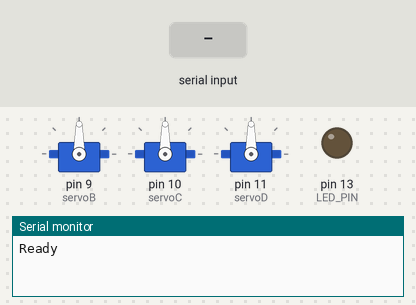
A sketch run on a simulated Arduino Uno, built with avr-gcc and run on an emulated ATmega328P. Shown: 3 × servo, output pins drawn as LEDs (lit = HIGH), the last lines printed to the serial monitor. The test bench sets the inputs (shaded band).

Above: at 1.2 s.
1.3 s: "1\n" received over Serial
At 3.4 s:
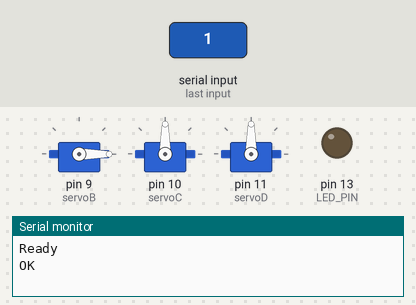
4.3 s: byte 51 ('3') received over Serial
At 6.9 s:
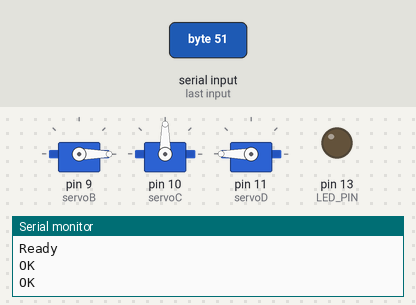
7.3 s: byte 48 ('0') received over Serial
At 7.45 s:
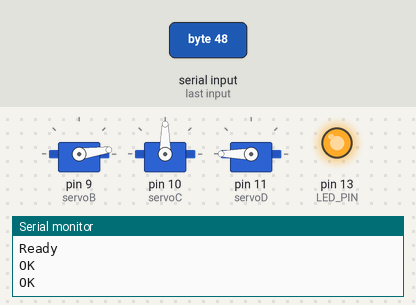
10.3 s: "3\n" received over Serial
At 12.6 s:
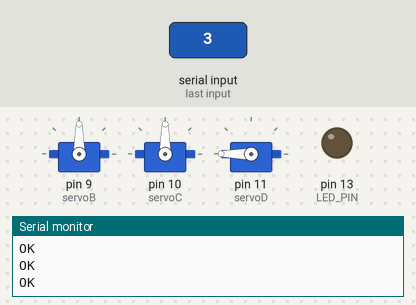
Timing chart, 0 to 14.1 s (numbered marks = the images above; inputs shaded):
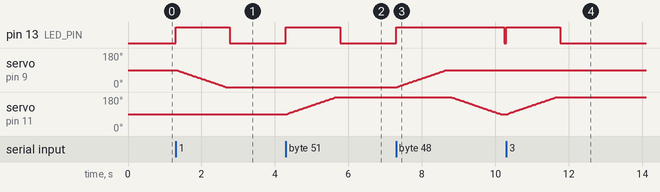

Measured:
- after the input at 1.3 s, pin 13 (LED_PIN): LOW → HIGH at once, → LOW 1.5 s later; servo on pin 9 (servoB): moves from 90° to 0° over 1.3 s, starting at once
- after the input at 4.3 s, pin 13 (LED_PIN): LOW → HIGH at once, → LOW 1.5 s later; servo on pin 11 (servoD): moves from 90° to 180° over 1.3 s, starting at once
- after the input at 7.3 s, pin 13 (LED_PIN): LOW → HIGH at once, → LOW 2.9 s later; servo on pin 9 (servoB): moves from 0° to 90° over 1.3 s, starting at once; servo on pin 11 (servoD): moves from 180° to 90° over 1.4 s, starting after 1.5 s
- after the input at 10.3 s, pin 13 (LED_PIN): LOW → HIGH at once, → LOW 1.5 s later; servo on pin 11 (servoD): moves from 90° to 180° over 1.3 s, starting at once

The sketch:

sort_controller.ino
```cpp
#include <Servo.h>

Servo servoB;  // Зона B (пин 9)
Servo servoC;  // Зона C (пин 10)
Servo servoD;  // Зона D (пин 11)

const int LED_PIN = LED_BUILTIN;

void setup() {
  Serial.begin(115200);

  servoB.attach(9);
  servoC.attach(10);
  servoD.attach(11);

  servoB.write(90);
  servoC.write(90);
  servoD.write(90);

  pinMode(LED_PIN, OUTPUT);
  digitalWrite(LED_PIN, LOW);

  Serial.println("Ready");
}

void loop() {
  if (Serial.available() > 0) {
    char cmd = Serial.read();
    if (cmd == '\n' || cmd == '\r') return;

    digitalWrite(LED_PIN, HIGH);

    switch (cmd) {
      case '1':
        moveServo(servoB, 0);
        Serial.println("OK");
        break;
      case '2':
        moveServo(servoC, 90);
        Serial.println("OK");
        break;
      case '3':
        moveServo(servoD, 180);
        Serial.println("OK");
        break;
      case '0':
        moveServo(servoB, 90);
        moveServo(servoC, 90);
        moveServo(servoD, 90);
        Serial.println("OK");
        break;
      default:
        Serial.println("ERR");
        break;
    }

    digitalWrite(LED_PIN, LOW);
  }
}

void moveServo(Servo &servo, int targetAngle) {
  int current = servo.read();
  if (current == targetAngle) return;

  if (current < targetAngle) {
    for (int i = current; i <= targetAngle; i++) {
      servo.write(i);
      delay(15);
    }
  } else {
    for (int i = current; i >= targetAngle; i--) {
      servo.write(i);
      delay(15);
    }
  }
  delay(100);
}
```
